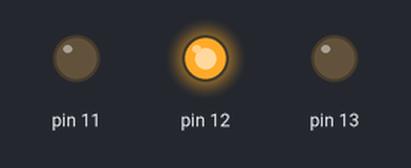
The sketch below on a simulated Arduino Uno, built with avr-gcc and run on an emulated ATmega328P. On the bench: output pins drawn as LEDs (lit = HIGH).

Above: at 0.2 s.
At 3.5 s:
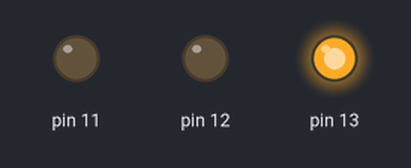
At 6.5 s:
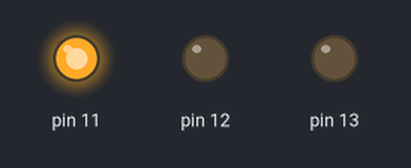
Timing chart, 0 to 7.2 s (numbered marks = the images above):
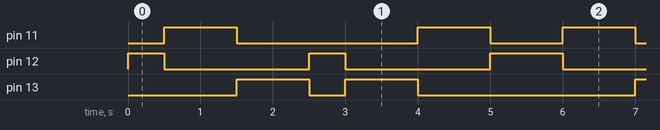

The sketch:

Charliplexing.ino
```cpp
int dl=500;
void setup() {

}

void loop() {
  //Red Right
  pinMode(13,INPUT);
  pinMode(12,OUTPUT);
  pinMode(11,OUTPUT);
  digitalWrite(11,LOW);
  digitalWrite(12,HIGH);
  delay(dl);
  //Red Left
  pinMode(13,INPUT);
  pinMode(12,OUTPUT);
  pinMode(11,OUTPUT);
  digitalWrite(11,HIGH);
  digitalWrite(12,LOW);
  delay(dl);
  //Green Right
  pinMode(13,OUTPUT);
  pinMode(12,INPUT);
  pinMode(11,OUTPUT);
  digitalWrite(11,HIGH);
  digitalWrite(13,LOW);
  delay(dl);
  //Green Left
  pinMode(13,OUTPUT);
  pinMode(12,INPUT);
  pinMode(11,OUTPUT);
  digitalWrite(11,LOW);
  digitalWrite(13,HIGH);
  delay(dl);
  //Yellow Right
  pinMode(13,OUTPUT);
  pinMode(12,OUTPUT);
  pinMode(11,INPUT);
  digitalWrite(13,HIGH);
  digitalWrite(12,LOW);
  delay(dl);
  //Yellow Left
  pinMode(13,OUTPUT);
  pinMode(12,OUTPUT);
  pinMode(11,INPUT);
  digitalWrite(12,HIGH);
  digitalWrite(13,LOW);
  delay(dl);
  //Yellow Right
  pinMode(13,OUTPUT);
  pinMode(12,OUTPUT);
  pinMode(11,INPUT);
  digitalWrite(13,HIGH);
  digitalWrite(12,LOW);
  delay(dl);
  //Green Left
  pinMode(13,OUTPUT);
  pinMode(12,INPUT);
  pinMode(11,OUTPUT);
  digitalWrite(11,LOW);
  digitalWrite(13,HIGH);
  delay(dl);
  //Green Right
  pinMode(13,OUTPUT);
  pinMode(12,INPUT);
  pinMode(11,OUTPUT);
  digitalWrite(11,HIGH);
  digitalWrite(13,LOW);
  delay(dl);
  //Red Left
  pinMode(13,INPUT);
  pinMode(12,OUTPUT);
  pinMode(11,OUTPUT);
  digitalWrite(11,HIGH);
  digitalWrite(12,LOW);
  delay(dl);
  //Begin
  pinMode(13,INPUT);
  pinMode(12,OUTPUT);
  pinMode(11,OUTPUT);
  digitalWrite(11,LOW);
  digitalWrite(12,HIGH);
  delay(dl);

}
```

Measured:
- by itself, pin 11: repeats every 5.5 s: LOW 2.5 s, HIGH 1.0 s, LOW 1.0 s, HIGH 1.0 s
- by itself, pin 12: repeats every 5.5 s: LOW 2.0 s, HIGH 0.50 s, LOW 2.0 s, HIGH 1.0 s
- by itself, pin 13: repeats every 5.5 s: LOW 0.50 s, HIGH 1.0 s, LOW 3.0 s, HIGH 1.0 s
